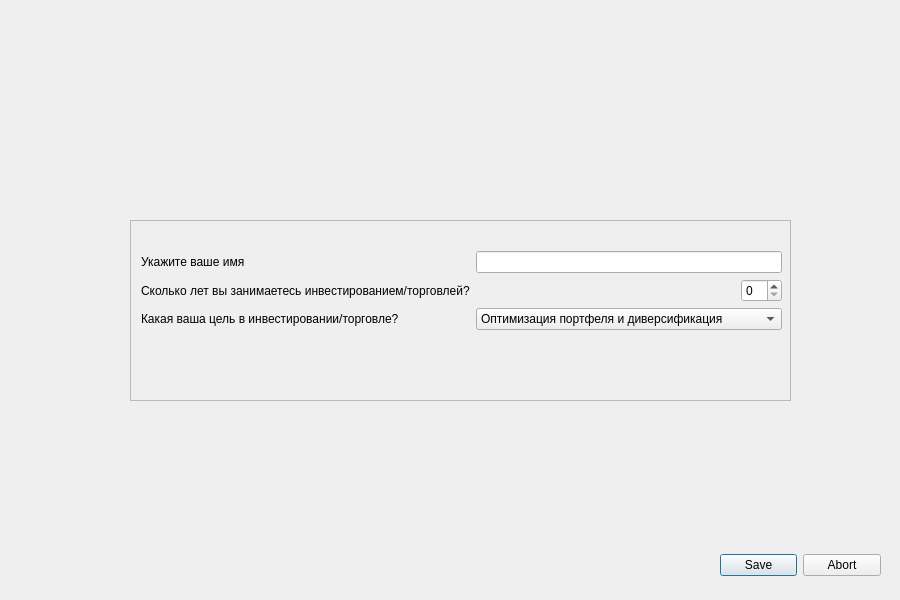
<?xml version="1.0" encoding="UTF-8"?>
<ui version="4.0">
 <class>part_one</class>
 <widget class="QWidget" name="part_one">
  <property name="geometry">
   <rect>
    <x>0</x>
    <y>0</y>
    <width>900</width>
    <height>600</height>
   </rect>
  </property>
  <property name="windowTitle">
   <string>Анкета, часть 1</string>
  </property>
  <widget class="QScrollArea" name="scrollArea">
   <property name="geometry">
    <rect>
     <x>130</x>
     <y>220</y>
     <width>661</width>
     <height>181</height>
    </rect>
   </property>
   <property name="widgetResizable">
    <bool>true</bool>
   </property>
   <widget class="QWidget" name="scrollAreaWidgetContents">
    <property name="geometry">
     <rect>
      <x>0</x>
      <y>0</y>
      <width>659</width>
      <height>179</height>
     </rect>
    </property>
    <widget class="QWidget" name="">
     <property name="geometry">
      <rect>
       <x>10</x>
       <y>30</y>
       <width>641</width>
       <height>80</height>
      </rect>
     </property>
     <layout class="QGridLayout" name="gridLayout">
      <item row="2" column="0">
       <widget class="QLabel" name="goal_label">
        <property name="text">
         <string>Какая ваша цель в инвестировании/торговле?</string>
        </property>
       </widget>
      </item>
      <item row="0" column="0">
       <widget class="QLabel" name="name_label">
        <property name="text">
         <string>Укажите ваше имя</string>
        </property>
       </widget>
      </item>
      <item row="1" column="0">
       <widget class="QLabel" name="exp_label">
        <property name="text">
         <string>Сколько лет вы занимаетесь инвестированием/торговлей?</string>
        </property>
       </widget>
      </item>
      <item row="1" column="2">
       <widget class="QSpinBox" name="expBox"/>
      </item>
      <item row="1" column="1">
       <spacer name="horizontalSpacer">
        <property name="orientation">
         <enum>Qt::Orientation::Horizontal</enum>
        </property>
        <property name="sizeHint" stdset="0">
         <size>
          <width>40</width>
          <height>20</height>
         </size>
        </property>
       </spacer>
      </item>
      <item row="2" column="1" colspan="2">
       <widget class="QComboBox" name="goalBox">
        <item>
         <property name="text">
          <string>Оптимизация портфеля и диверсификация</string>
         </property>
        </item>
        <item>
         <property name="text">
          <string>Быстрая спекулятивная торговля</string>
         </property>
        </item>
        <item>
         <property name="text">
          <string>Максимальный рост цены портфеля</string>
         </property>
        </item>
        <item>
         <property name="text">
          <string>Максимальный рост доходов с портфеля</string>
         </property>
        </item>
       </widget>
      </item>
      <item row="0" column="1" colspan="2">
       <widget class="QLineEdit" name="nameBox"/>
      </item>
     </layout>
    </widget>
   </widget>
  </widget>
  <widget class="QDialogButtonBox" name="buttons_next">
   <property name="geometry">
    <rect>
     <x>720</x>
     <y>550</y>
     <width>161</width>
     <height>31</height>
    </rect>
   </property>
   <property name="standardButtons">
    <set>QDialogButtonBox::StandardButton::Abort|QDialogButtonBox::StandardButton::Save</set>
   </property>
  </widget>
 </widget>
 <resources/>
 <connections/>
</ui>
